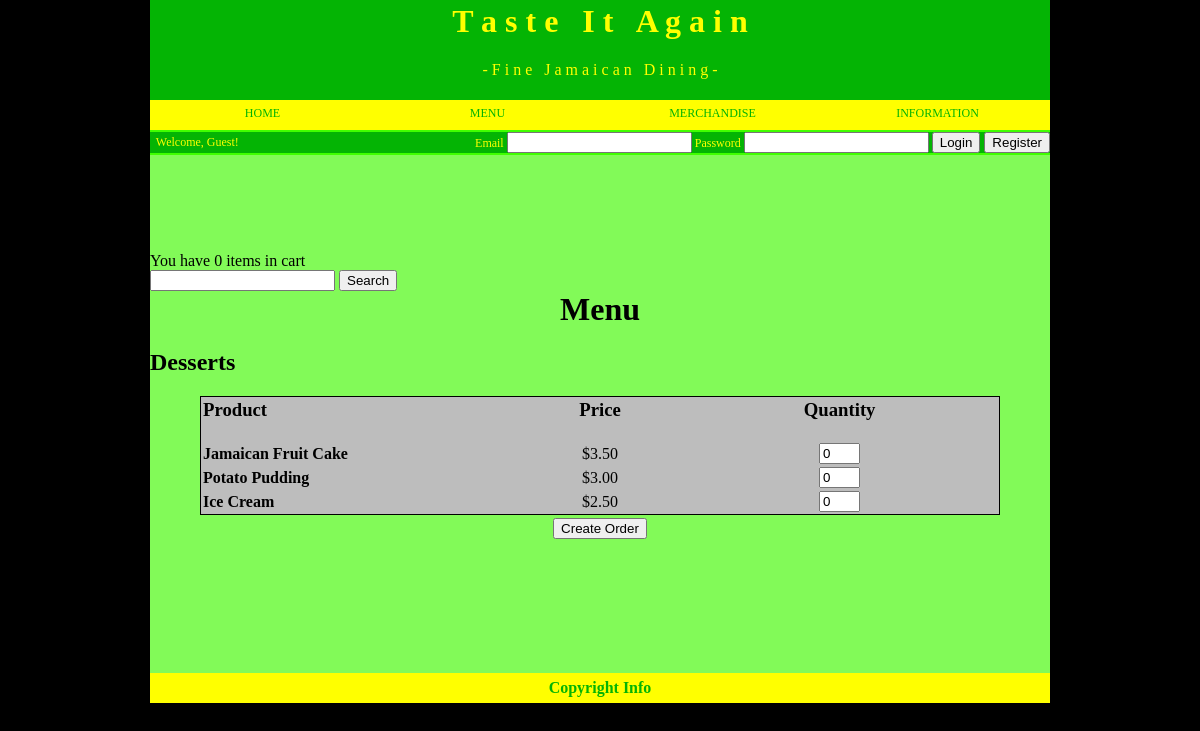
/menu.php?cat=11 (signed in), run on the app's committed database.
### tables this page shows
CREATE TABLE IF NOT EXISTS `PRODUCTS` (
  `PRODID` int(6) unsigned zerofill NOT NULL AUTO_INCREMENT COMMENT 'Auto-increment integer',
  `NAME` varchar(32) DEFAULT NULL COMMENT 'Product name',
  `DESCRIPTION` varchar(256) DEFAULT NULL COMMENT 'Product description',
  `CATID` int(6) unsigned zerofill NOT NULL COMMENT 'FK from CATEGORIES',
  `PRICE` float NOT NULL,
  `TAXABLE` tinyint(1) NOT NULL COMMENT 'TRUE if product is taxable',
  `COUPONSTARTDATE` date DEFAULT NULL COMMENT 'Start date if product is a coupon',
  `COUPONENDDATE` date DEFAULT NULL COMMENT 'End date if product is a coupon',
  `HIDEFLAG` tinyint(1) NOT NULL COMMENT 'TRUE if product is hidden from users and customers',
  `PHOTO` mediumblob COMMENT 'Photo of product. For future implmentation',
  PRIMARY KEY (`PRODID`),
  KEY `FK_PRODUCT_CATEGORIES` (`CATID`)
);

### menu.php (the view, shortened to what this page needs)
<?php
require "mySQL.php";
if(isset($_GET['cat']))
	$cat = $_GET['cat'];
else
	$cat = $_POST['cat'];
if (isset($searchinput)){
	$sql = "select * from PRODUCTS where (HIDEFLAG = 0) and (NAME LIKE '%$searchinput%') order by CATID";
}else{
	$sql = "select * from PRODUCTS where (HIDEFLAG = 0)".((intval($cat) > 0) ? " and (CATID = '$cat')" : "")." order by CATID";
}
if (!($menuResults = $mysqli->query($sql))){
	die("Error - cannot get menu.\n$sql");
}
$menuResults->data_seek(0);
if (isset($_SESSION['cart'])){
	$cart = $_SESSION['cart'];
}else{
	$cart = array();
}
if(isset($cart)){
	if(count($cart)==0)
		$cartStatusMsg = "You have 0 items in cart";
	else{
		$itemCount = 0;
		foreach($cart as $key => $value)
			$itemCount += $value;
		$cartStatusMsg = "You have $itemCount items in your cart.";
	}
}
?>
<html>
<head>
</head>
<body leftmargin="0px" topmargin="0px" marginwidth="0px" marginheight="0px" bgcolor="black">
	<table cellspacing="0" cellpadding="0" width="900" align="center" border="0">
		<?php include("header.php"); ?>
		<tr height="500" bgcolor="#82FA58">
			<td colspan="2">
				<table cellspacing="0" cellpadding="0" width="900" border="0" height="100%">
					<tr valign="top">
						<td>
							<form name="menu" action="<?php echo $_SERVER['SCRIPT_NAME'];?>" id="menu" method = "POST">
							<table cellspacing="0" cellpadding="0" width="900" border="0">
								<?php
									if($cartStatusMsg != ""){
										echo "<tr><td>$cartStatusMsg</td></tr>\n";
									}
								?>
								<tr>
									<td>
										<input type="text" name="searchinput" value="">
										<input type="button" name="btnSearch" value="Search" onclick="test_it(this.form);">
									</td>
								</tr>
								<tr>
									<td>
										<center><h1>Menu</h1><center>
									</td>
								</tr>
								<?php
									$bgColor = 'white';
									if($product = $menuResults->fetch_assoc()){
										while (true){
											$currentCatID = intval($product['CATID']);
											$currentCatName = $userCatList[$currentCatID];
											echo "<tr>"."\n";
											echo "	<td>"."\n";
											echo "		<h2>$currentCatName</h2>\n";
											echo "	</td>"."\n";
											echo "</tr>"."\n";
											if ($bgColor != '#BDBDBD'){
												$bgColor = '#BDBDBD';
											}else{
												$bgColor = 'white';
											}
											echo '<tr>'."\n";
											echo '	<td>'."\n";
											echo ' 		<table cellspacing="1" cellpadding="1" style="border:1px #000000 solid" bgcolor="'.$bgColor.'" align="center" width="800">'."\n";
											echo' 			<tr>'."\n";
											echo' 				<td width="150">'."\n";
											echo' 					<b><h3>Product</h3></b>'."\n";
											echo' 				</td>'."\n";
											echo' 				<td width="75">'."\n";
											echo' 					<center><b><h3>Price</h3></b></center>'."\n";
											echo' 				</td>'."\n";
											echo' 				<td width="150">'."\n";
											echo' 					<center><b><h3>Quantity</h3></b></center>'."\n";
											echo' 				</td>'."\n";
											echo' 			</tr>'."\n";
											while (true){
												echo'<tr>'."\n";
												echo'	<td>'."\n";
												echo'<span title="'.$product['DESCRIPTION'].'">'."\n";
												echo'<b>'.$product['NAME'].'</b>'."\n";
												echo'	</td>'."\n";
												echo'	<td>'."\n";
												echo'		<center>$'.number_format($product['PRICE'],2).'</center>'."\n";
												echo'	</td>'."\n";
												echo'	<td>'."\n";
												$pKey = 'key-'.$product['PRODID'];
												$pQty = intval($cart[$product['PRODID']]);
												echo'		<center>
															<input type="text"
															name="'.$pKey.'"
															size="2"
															value="'.$pQty.'">
															</center>'."\n";
												echo'	</td>'."\n";
												echo'</tr>'."\n";
												if (!($product = $menuResults->fetch_assoc())){
													break;
												}
											}
											echo' 		</table>'."\n";
											echo' 	</td>'."\n";
											echo' </tr>'."\n";
											if (!($product)){
												break;
											}
										}
									}
								?>
							</table>
							<table align="center">
								<tr>
									<td>
										<?php
										if((count($cart) == 0)){
											echo'<input type="submit" name="btnCreateOrder" value="Create Order">'."\n";
										}else{
											echo'<input type="submit" name="btnUpdateOrder" value="Update Order">'."\n";
											echo'<input type="submit" name="btnViewCart" value="View Cart" >'."\n";
										}
										?>
									</td>
								</tr>
							</table>
							</form>
						</td>
					</tr>
				</table>
			</td>
		</tr>
		<tr bgcolor="#82FA58">
			<td colspan="2">
			</td>
		</tr>
		<tr height="30px" bgcolor="#FFFF00">
			<td colspan="2">
				<?php include("footer.php"); ?>
			</td>
		</tr>
	</table>
</body>
</html>

### data on the page
products: CATID "Desserts", NAME "Jamaican Fruit Cake", PRICE "3.50", PRODID "0"
products: NAME "Potato Pudding", PRICE "3.00", PRODID "0"
products: NAME "Ice Cream", PRICE "2.50", PRODID "0"

### other printed values
$firstname "Guest"
$cartStatusMsg "You have 0 items in cart"
